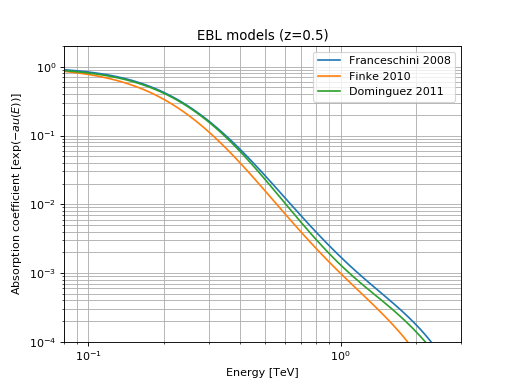

Python code for this plot:
import matplotlib.pyplot as plt
import astropy.units as u
from gammapy.spectrum.models import Absorption

# Load tables for z=0.5
redshift = 0.5
dominguez = Absorption.read_builtin('dominguez').table_model(redshift)
franceschini = Absorption.read_builtin('franceschini').table_model(redshift)
finke = Absorption.read_builtin('finke').table_model(redshift)

# start customised plot
energy_range = [0.08, 3] * u.TeV
ax = plt.gca()
opts = dict(energy_range=energy_range, energy_unit='TeV', ax=ax, flux_unit='')
franceschini.plot(label='Franceschini 2008', **opts)
finke.plot(label='Finke 2010', **opts)
dominguez.plot(label='Dominguez 2011', **opts)

# tune plot
ax.set_ylabel(r'Absorption coefficient [$\exp{(-        au(E))}$]')
ax.set_xlim(energy_range.value)  # we get ride of units
ax.set_ylim([1.e-4, 2.])
ax.set_yscale('log')
ax.set_title('EBL models (z=' + str(redshift) + ')')
plt.grid(which='both')
plt.legend(loc='best') # legend

# show plot
plt.show()
